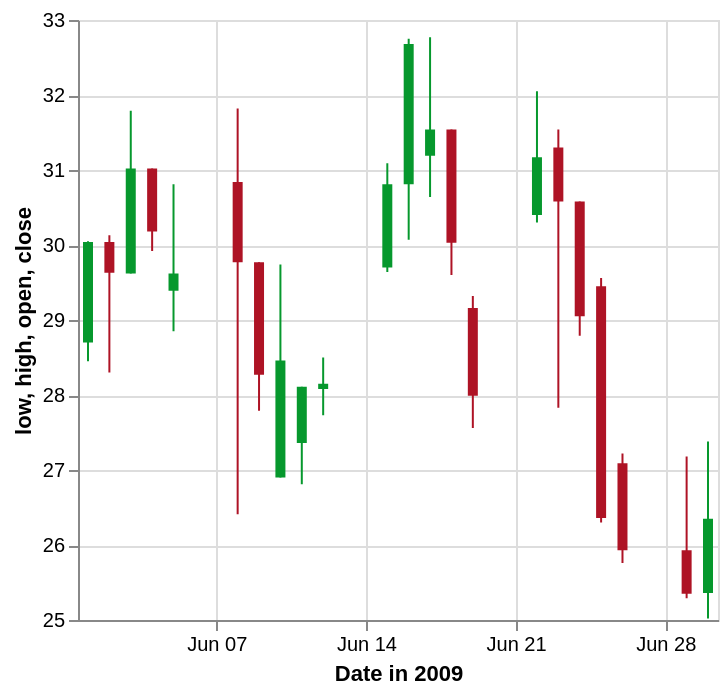

Source (Vega-Lite JSON):
### Vega-Lite specification from a JSON file in a GitHub repository (floating-point values rounded to 4 significant figures)
{"$schema": "https://vega.github.io/schema/vega-lite/v5.json", "width": 320, "description": "A candlestick chart inspired by an example in Protovis (http://mbostock.github.io/protovis/ex/candlestick.html)", "data": {"values": [{"date": "2009-06-01", "open": 28.7, "high": 30.05, "low": 28.45, "close": 30.04, "signal": "short", "ret": -4.894}, {"date": "2009-06-02", "open": 30.04, "high": 30.13, "low": 28.3, "close": 29.63, "signal": "short", "ret": -0.3226}, {"date": "2009-06-03", "open": 29.62, "high": 31.79, "low": 29.62, "close": 31.02, "signal": "short", "ret": 3.687}, {"date": "2009-06-04", "open": 31.02, "high": 31.02, "low": 29.92, "close": 30.18, "signal": "short", "ret": 4.51}, {"date": "2009-06-05", "open": 29.39, "high": 30.81, "low": 28.85, "close": 29.62, "signal": "short", "ret": 6.084}, {"date": "2009-06-08", "open": 30.84, "high": 31.82, "low": 26.41, "close": 29.77, "signal": "short", "ret": 1.254}, {"date": "2009-06-09", "open": 29.77, "high": 29.77, "low": 27.79, "close": 28.27, "signal": "short", "ret": -5.024}, {"date": "2009-06-10", "open": 26.9, "high": 29.74, "low": 26.9, "close": 28.46, "signal": "short", "ret": -5.466}, {"date": "2009-06-11", "open": 27.36, "high": 28.11, "low": 26.81, "close": 28.11, "signal": "short", "ret": -8.374}, {"date": "2009-06-12", "open": 28.08, "high": 28.5, "low": 27.73, "close": 28.15, "signal": "short", "ret": -5.528}, {"date": "2009-06-15", "open": 29.7, "high": 31.09, "low": 29.64, "close": 30.81, "signal": "long", "ret": 3.492}, {"date": "2009-06-16", "open": 30.81, "high": 32.75, "low": 30.07, "close": 32.68, "signal": "short", "ret": 0.155}, {"date": "2009-06-17", "open": 31.19, "high": 32.77, "low": 30.64, "close": 31.54, "signal": "short", "ret": 5.828}, {"date": "2009-06-18", "open": 31.54, "high": 31.54, "low": 29.6, "close": 30.03, "signal": "short", "ret": 8.176}, {"date": "2009-06-19", "open": 29.16, "high": 29.32, "low": 27.56, "close": 27.99, "signal": "short", "ret": 8.599}, {"date": "2009-06-22", "open": 30.4, "high": 32.05, "low": 30.3, "close": 31.17, "signal": "short", "ret": 15.49}, {"date": "2009-06-23", "open": 31.3, "high": 31.54, "low": 27.83, "close": 30.58, "signal": "short", "ret": 11.74}, {"date": "2009-06-24", "open": 30.58, "high": 30.58, "low": 28.79, "close": 29.05, "signal": "long", "ret": -10.42}, {"date": "2009-06-25", "open": 29.45, "high": 29.56, "low": 26.3, "close": 26.36, "signal": "long", "ret": 0}, {"date": "2009-06-26", "open": 27.09, "high": 27.22, "low": 25.76, "close": 25.93, "signal": "long", "ret": 0}, {"date": "2009-06-29", "open": 25.93, "high": 27.18, "low": 25.29, "close": 25.35, "signal": "long", "ret": 5.263}, {"date": "2009-06-30", "open": 25.36, "high": 27.38, "low": 25.02, "close": 26.35, "signal": "long", "ret": 6.738}], "format": {"parse": {"date": "date:'%Y-%m-%d'"}}}, "encoding": {"x": {"field": "date", "type": "temporal", "title": "Date in 2009"}, "color": {"condition": {"test": "datum.open < datum.close", "value": "#06982d"}, "value": "#ae1325"}}, "layer": [{"mark": "rule", "encoding": {"y": {"field": "low", "type": "quantitative", "scale": {"zero": false}}, "y2": {"field": "high"}}}, {"mark": "bar", "encoding": {"y": {"field": "open", "type": "quantitative"}, "y2": {"field": "close"}, "size": {"value": 5}}}]}
